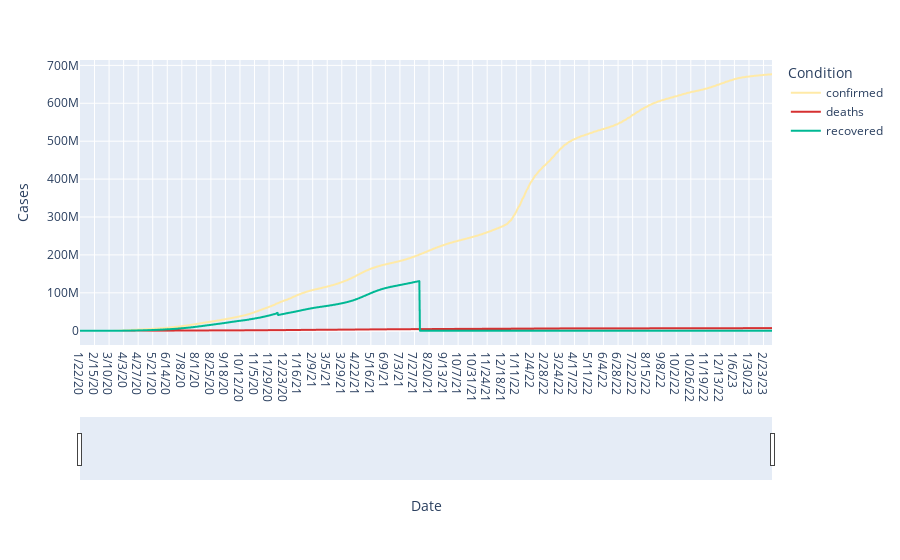

Notebook cell for this chart:
### Code cell
import pandas as pd
import plotly.express as px
from data import make_global_df

df = make_global_df()

fig = px.line(df, x="date", y=["confirmed", "deaths", "recovered"], 
    labels={
    'value':'Cases',
    'variable':'Condition',
    'date':'Date'
    },
    hover_data={
    'value':':,',
    'variable':False,
    'date':False
    }
)
fig.update_xaxes(rangeslider_visible=True)
fig["data"][0]["line"]["color"] = "#ffeaa7"
fig["data"][1]["line"]["color"] = "#d63031"
fig["data"][2]["line"]["color"] = "#00b894"




fig

### Figure 1 — Plotly figure (JSON) as saved in the notebook; plotly's stock layout.template omitted (floating-point values rounded to 4 significant figures; data arrays with more than 128 entries replaced by an {"elided": "..."} marker saying what was removed)
{"data": [{"customdata": {"elided": "1143x1 str values"}, "hovertemplate": "Cases=%{y:,}<extra></extra>", "legendgroup": "confirmed", "line": {"color": "#ffeaa7", "dash": "solid"}, "marker": {"symbol": "circle"}, "mode": "lines", "name": "confirmed", "showlegend": true, "type": "scattergl", "x": {"elided": "1143 str values"}, "xaxis": "x", "y": {"elided": "1143 int values"}, "yaxis": "y"}, {"customdata": {"elided": "1143x1 str values"}, "hovertemplate": "Cases=%{y:,}<extra></extra>", "legendgroup": "deaths", "line": {"color": "#d63031", "dash": "solid"}, "marker": {"symbol": "circle"}, "mode": "lines", "name": "deaths", "showlegend": true, "type": "scattergl", "x": {"elided": "1143 str values"}, "xaxis": "x", "y": {"elided": "1143 int values"}, "yaxis": "y"}, {"customdata": {"elided": "1143x1 str values"}, "hovertemplate": "Cases=%{y:,}<extra></extra>", "legendgroup": "recovered", "line": {"color": "#00b894", "dash": "solid"}, "marker": {"symbol": "circle"}, "mode": "lines", "name": "recovered", "showlegend": true, "type": "scattergl", "x": {"elided": "1143 str values"}, "xaxis": "x", "y": {"elided": "1143 int values"}, "yaxis": "y"}], "layout": {"autosize": true, "legend": {"title": {"text": "Condition"}, "tracegroupgap": 0}, "margin": {"t": 60}, "xaxis": {"anchor": "y", "autorange": true, "domain": [0, 1], "range": [0, 1142], "rangeslider": {"autorange": true, "range": [0, 1142], "visible": true, "yaxis": {"_template": null, "rangemode": "match"}}, "title": {"text": "Date"}, "type": "category"}, "yaxis": {"anchor": "x", "autorange": true, "domain": [0, 1], "range": [-37590000.0, 714200000.0], "title": {"text": "Cases"}, "type": "linear"}}}
